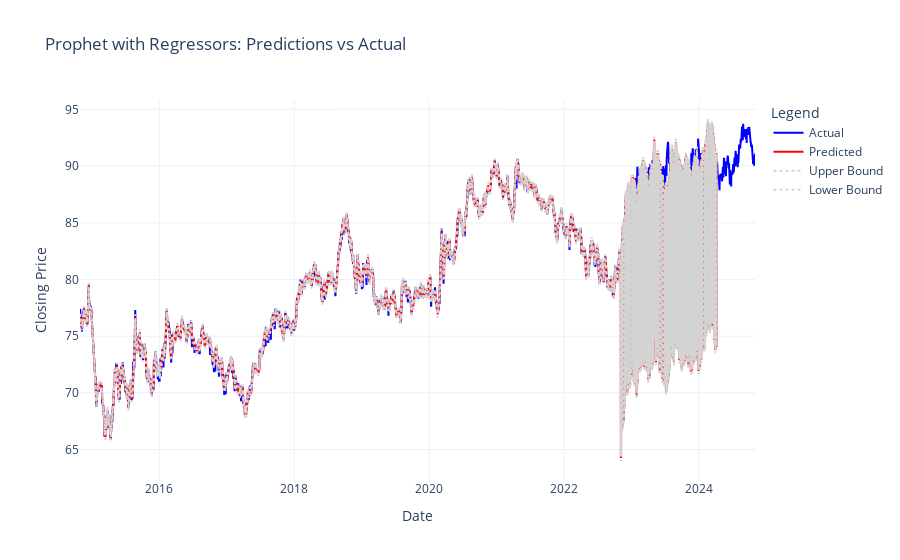

The code cell stored with this chart in its notebook:
### Code cell
import pandas as pd
from prophet import Prophet
import plotly.graph_objects as go
from sklearn.metrics import mean_absolute_error, mean_squared_error
import numpy as np

# Load the data
# Ensure your dataset has columns like 'Date', 'Closing_price', 'RSI', 'MACD', etc.
df = eur_inr  # Replace `eur_inr` with your actual dataframe variable
print("Columns in dataset:", df.columns)

# Rename columns as Prophet requires 'ds' (date) and 'y' (target)
df.rename(columns={'Date': 'ds', 'Closing_price': 'y'}, inplace=True)

# Drop missing values
df.dropna(inplace=True)

# Add 'cap' column for logistic growth (define a realistic upper limit for your target variable)
df['cap'] = df['y'].max() * 1.1  # 10% higher than max value as an example
df['floor'] = 0  # Optionally, add a floor column

# Specify the additional regressors
regressors = [
    'Deseasonalized_Day_high', 'Deseasonalized_Day_low',
    'Deseasonalized_Open_price', 'EMA_100', 'EMA_200', 'EMA_50', 'RSI',
    'MACD', 'Signal_Line', 'MACD_Histogram', 'SMA', 'Upper Band', 'Lower Band'
]

# Ensure all specified regressors are present in the dataset
missing_regressors = [r for r in regressors if r not in df.columns]
if missing_regressors:
    raise ValueError(f"Missing regressors in dataset: {missing_regressors}")

# Initialize the Prophet model with tuned hyperparameters
prophet_model = Prophet(
    changepoint_prior_scale=best_params['changepoint_prior_scale'],
    seasonality_prior_scale=best_params['seasonality_prior_scale'],
    holidays_prior_scale=best_params['holidays_prior_scale'],
    changepoint_range=best_params['changepoint_range'],
    growth='logistic'  # Ensure logistic growth
)

# Add each regressor to the Prophet model
for regressor in regressors:
    prophet_model.add_regressor(regressor)

# Split data into training and testing sets (80% train, 20% test)
train_size = int(0.8 * len(df))
train = df[:train_size]
test = df[train_size:]

# Train the model
prophet_model.fit(train[['ds', 'y', 'cap', 'floor'] + regressors])

# Create a future dataframe for predictions
future = prophet_model.make_future_dataframe(periods=len(test))
future['cap'] = df['cap'].iloc[0]  # Use the same cap value for future
future['floor'] = df['floor'].iloc[0]  # Use the same floor value for future

# Add regressors to the future dataframe
for regressor in regressors:
    future[regressor] = df[regressor]

# Make predictions
forecast = prophet_model.predict(future)

# Evaluate model performance
def evaluate_model(y_true, y_pred):
    mae = mean_absolute_error(y_true, y_pred)
    mse = mean_squared_error(y_true, y_pred)
    rmse = np.sqrt(mse)
    mape = np.mean(np.abs((y_true - y_pred) / y_true)) * 100
    accuracy = 100 - mape
    return mae, mse, rmse, mape, accuracy

# Evaluate on train and test sets
train_forecast = prophet_model.predict(train[['ds', 'cap', 'floor'] + regressors])
train_yhat = train_forecast['yhat'].values
train_metrics = evaluate_model(train['y'].values, train_yhat)

test_forecast = prophet_model.predict(test[['ds', 'cap', 'floor'] + regressors])
test_yhat = test_forecast['yhat'].values
test_metrics = evaluate_model(test['y'].values, test_yhat)

# Print metrics
print("Train Metrics:")
print(f"MAE: {train_metrics[0]:.4f}, MSE: {train_metrics[1]:.4f}, RMSE: {train_metrics[2]:.4f}, MAPE: {train_metrics[3]:.2f}%, Accuracy: {train_metrics[4]:.2f}%")
print("\nTest Metrics:")
print(f"MAE: {test_metrics[0]:.4f}, MSE: {test_metrics[1]:.4f}, RMSE: {test_metrics[2]:.4f}, MAPE: {test_metrics[3]:.2f}%, Accuracy: {test_metrics[4]:.2f}%")

# Plot predictions vs actual values
fig = go.Figure()

# Plot actual values
fig.add_trace(go.Scatter(x=df['ds'], y=df['y'], mode='lines', name='Actual', line=dict(color='blue')))

# Plot predicted values
fig.add_trace(go.Scatter(x=forecast['ds'], y=forecast['yhat'], mode='lines', name='Predicted', line=dict(color='red')))

# Plot upper and lower bounds
fig.add_trace(go.Scatter(
    x=forecast['ds'], y=forecast['yhat_upper'], mode='lines', name='Upper Bound',
    line=dict(color='lightgrey', dash='dot')
))
fig.add_trace(go.Scatter(
    x=forecast['ds'], y=forecast['yhat_lower'], mode='lines', name='Lower Bound',
    line=dict(color='lightgrey', dash='dot')
))

# Update layout
fig.update_layout(
    title="Prophet with Regressors: Predictions vs Actual",
    xaxis_title="Date",
    yaxis_title="Closing Price",
    legend_title="Legend",
    template="plotly_white"
)

fig.show()

### Figure 1 — Plotly figure (JSON) as saved in the notebook; plotly's stock layout.template omitted (floating-point values rounded to 4 significant figures; data arrays with more than 128 entries replaced by an {"elided": "..."} marker saying what was removed)
{"data": [{"line": {"color": "blue"}, "mode": "lines", "name": "Actual", "type": "scatter", "x": {"elided": "2609 str values"}, "y": {"elided": "2609 float values"}}, {"line": {"color": "red"}, "mode": "lines", "name": "Predicted", "type": "scatter", "x": {"elided": "2609 str values"}, "y": {"elided": "2609 float values"}}, {"line": {"color": "lightgrey", "dash": "dot"}, "mode": "lines", "name": "Upper Bound", "type": "scatter", "x": {"elided": "2609 str values"}, "y": {"elided": "2609 float values"}}, {"line": {"color": "lightgrey", "dash": "dot"}, "mode": "lines", "name": "Lower Bound", "type": "scatter", "x": {"elided": "2609 str values"}, "y": {"elided": "2609 float values"}}], "layout": {"legend": {"title": {"text": "Legend"}}, "title": {"text": "Prophet with Regressors: Predictions vs Actual"}, "xaxis": {"title": {"text": "Date"}}, "yaxis": {"title": {"text": "Closing Price"}}}}
